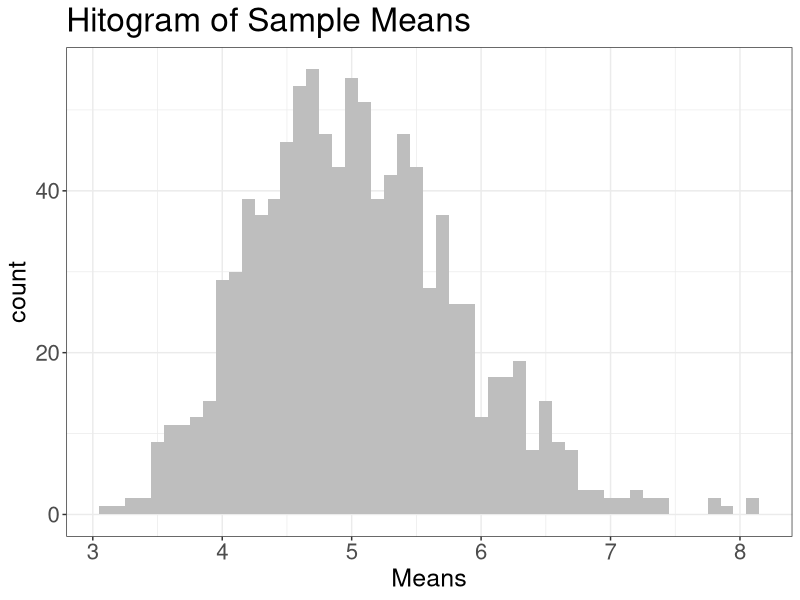
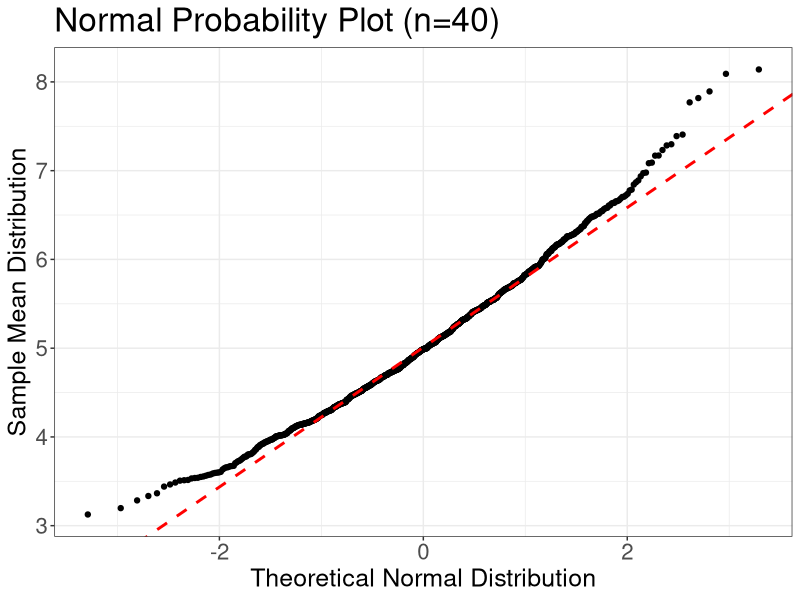
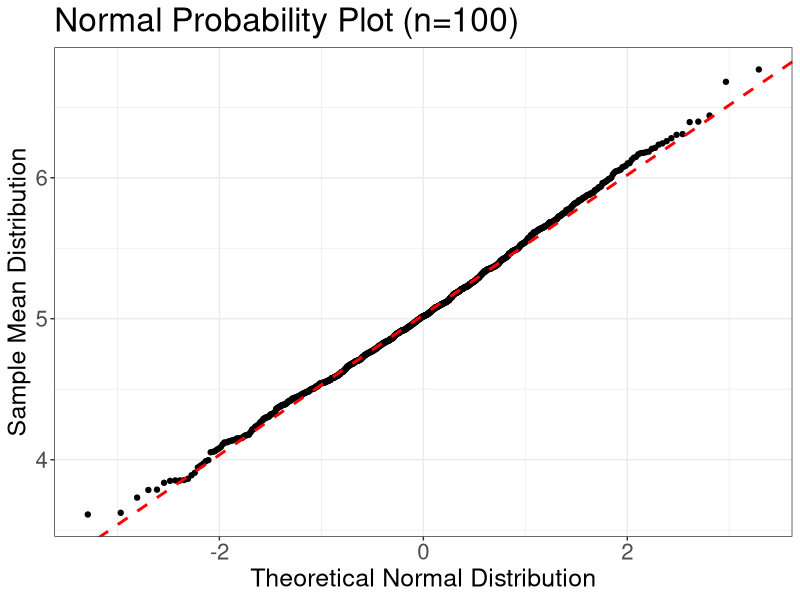

The R script that drew these images, in order:
## ---- chunk 1
set.seed(10)      # set seed for generating random numbers
rate=0.2          # Rate of exponential distribution
n=40              # Number of samples for each sample set

# Generate 40 exponentially distributed random numbers for a sample set
# Calculate the mean of each sample set
# Replicate this process 1000 times
Dt=data.frame(Means=replicate(1000,mean(rexp(n,rate))))

summary(Dt$Means)
## ---- chunk 2

1/rate            # Theoretical mean
mean(Dt$Means)    # Sample mean

## ---- chunk 3

(1/rate)^2        # Theoretical variance
sd(Dt$Means)^2*n  # Sample variance
## ---- chunk 4
# Load plotting package and define plot theme
library(ggplot2)
Plot_theme = theme_bw()+
      theme(plot.title = element_text(size = 24)
            ,axis.title.x = element_text(size=18)
            ,axis.title.y = element_text(size=18)
            ,axis.text.x = element_text(size=16)
            ,axis.text.y = element_text(size=16)            
      )

# Plot the distribution of sample means
ggplot(data=Dt)+
      geom_histogram(aes(Means),fill='grey',binwidth=0.1)+
      Plot_theme+
      labs(title="Hitogram of Sample Means")
## ---- chunk 5
 
# Code copied from qqline() in R to plot the normality line in QQ plot using ggplot2
gg_qqline<-function(y,probs = c(0.25,0.75)) {
      distribution=qnorm
      stopifnot(length(probs) == 2, is.function(distribution))
      y <- quantile(y, probs, names = FALSE, type = 7, na.rm = TRUE)
      x <- distribution(probs)
      slope <- diff(y)/diff(x)
      int <- y[1L] - slope * x[1L]
      geom_abline(slope=slope,intercept =int, linetype="dashed",col='red',size=1)
}

# QQ plot using ggplot2
ggplot(data=Dt,aes(sample=Means))+
      stat_qq()+
      gg_qqline(Dt)+
      Plot_theme+
      labs(title='Normal Probability Plot (n=40)'
           ,x='Theoretical Normal Distribution'
           ,y='Sample Mean Distribution')
## ---- chunk 6
set.seed(10)      # set seed for generating random numbers
rate=0.2          # Rate of exponential distribution
n=100 

# Generate 40 exponentially distributed random numbers for a sample set
# Calculate the mean of each sample set
# Replicate this process 1000 times
Dt=data.frame(Means=replicate(1000,mean(rexp(n,rate))))

# QQ plot using ggplot2
ggplot(data=Dt,aes(sample=Means))+
      stat_qq()+
      gg_qqline(Dt)+
      Plot_theme+
      labs(title='Normal Probability Plot (n=100)'
           ,x='Theoretical Normal Distribution'
           ,y='Sample Mean Distribution')
